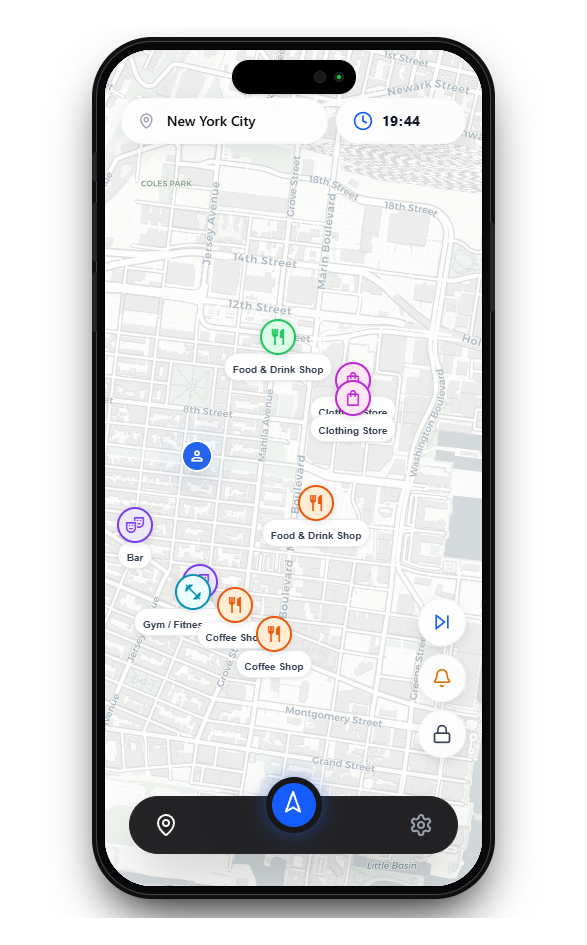
#> input picture docs/category_gossip_recommendation.png, 587 x 945 px
$ python crop_images.py
#> lines starting #> are read from the running program, lines starting #| are printed output that depends on the picture
import os
from PIL import Image, ImageChops

def get_content_bbox(img_path):
#> called with img_path = 'category_gossip_recommendation.png'
    img = Image.open(img_path).convert("RGB")
#> img is the input picture: PIL image 587x945 RGB; mean R, G, B 218.7, 219, 219.6
    bg = Image.new("RGB", img.size, (255, 255, 255))
#> bg: PIL image 587x945 RGB; every value is 255
    diff = ImageChops.difference(img, bg)
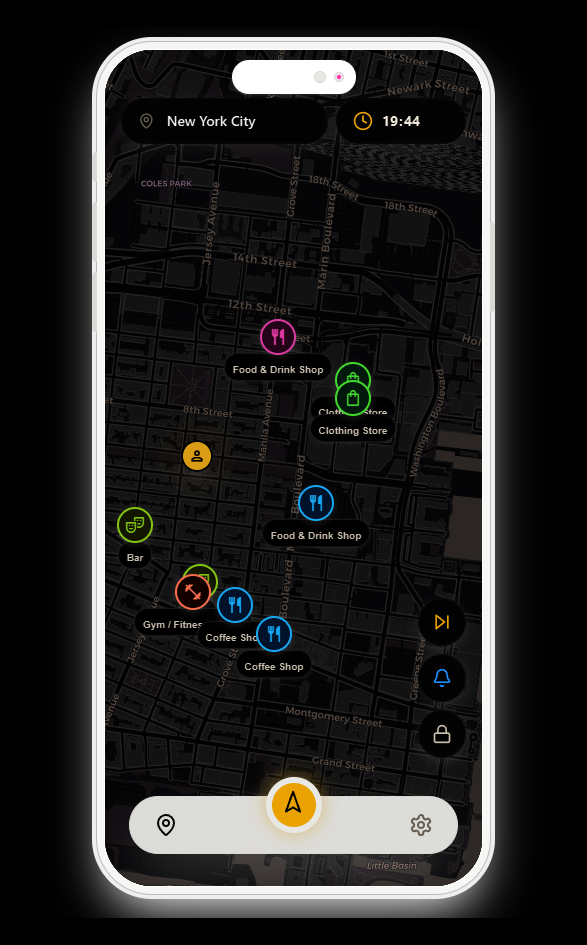
#> diff: PIL image 587x945 RGB; mean R, G, B 36.3, 36, 35.4
    return diff.getbbox(), img.size

def main():
    images = [
        "category_gossip_recommendation.png",
        "demo_mode_visible.png",
        "fedkg_recommendation.png",
        "lock_screen.png",
        "settings.png"
    ]

    valid_images = [img for img in images if os.path.exists(img)]
    if not valid_images:
        print("Keine Bilder gefunden.")
        return

    bboxes = {}
    max_w = 0
    max_h = 0

    for img_name in valid_images:
        bbox, size = get_content_bbox(img_name)
#> bbox = (40, 26, 547, 918); size = (587, 945)
        if bbox:
            l, u, r, d = bbox
#> l = 40; u = 26; r = 547; d = 918
            w = r - l
#> w = 507
            h = d - u
#> h = 892
            max_w = max(max_w, w)
#> max_w = 507
            max_h = max(max_h, h)
#> max_h = 892
            bboxes[img_name] = (bbox, size)
        else:
            print(f"{img_name}: Kein Inhalt.")
#> pass 2 of the loop in main, `for img_name in valid_images:`:
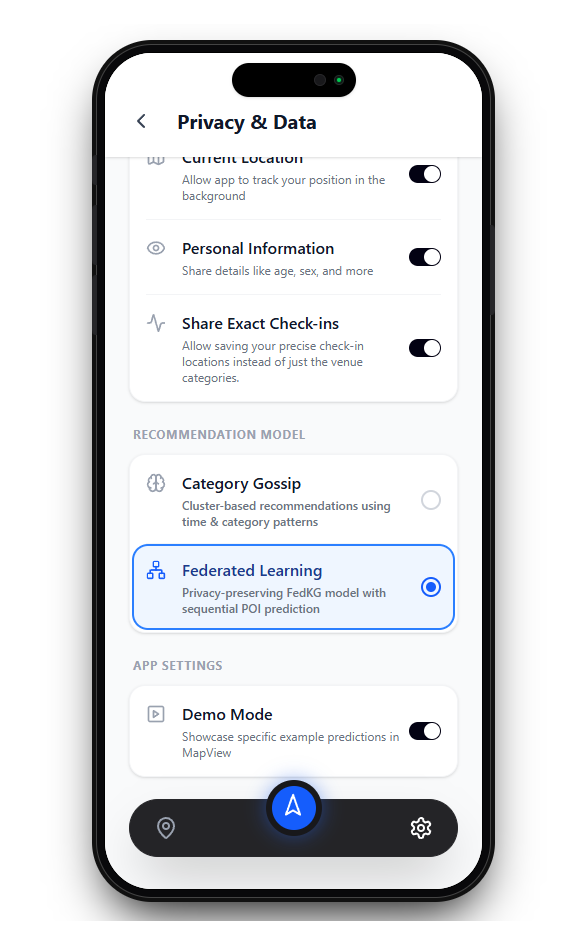
#> input picture docs/demo_mode_visible.png, 587 x 945 px
#> in get_content_bbox, img is the input picture: PIL image 587x945 RGB; mean R, G, B 221.4, 222.5, 224.5
#> in get_content_bbox (call 2), `diff = ImageChops.difference(img, bg)`:
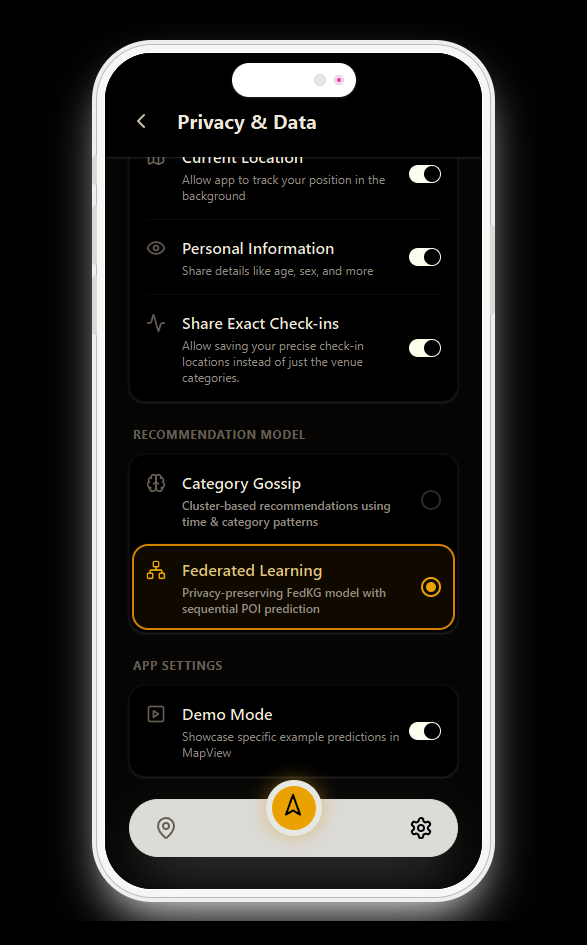
#> diff: PIL image 587x945 RGB; mean R, G, B 33.6, 32.5, 30.5
#> in main, `bbox, size = get_content_bbox(img_name)`: bbox = (40, 24, 547, 921)
#> in main, `l, u, r, d = bbox`: u = 24; d = 921
#> h = 897
#> pass 3 of the loop in main, `for img_name in valid_images:`:
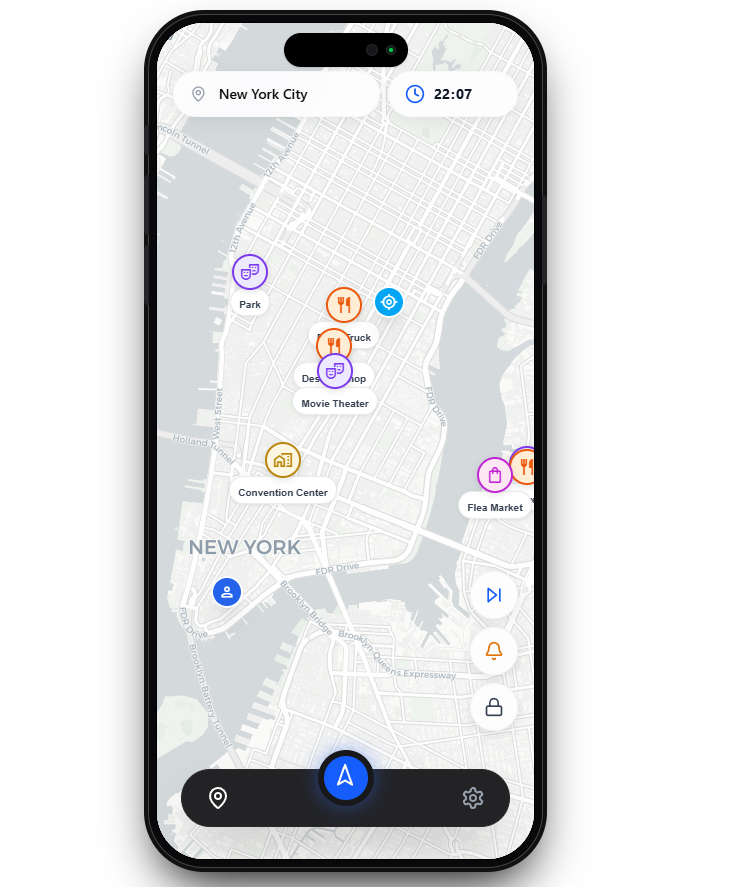
#> input picture docs/fedkg_recommendation.png, 732 x 887 px
#> img: PIL image 732x887 RGB
#> bg: PIL image 732x887 RGB; every value is 255
#> in get_content_bbox (call 3), `diff = ImageChops.difference(img, bg)`:
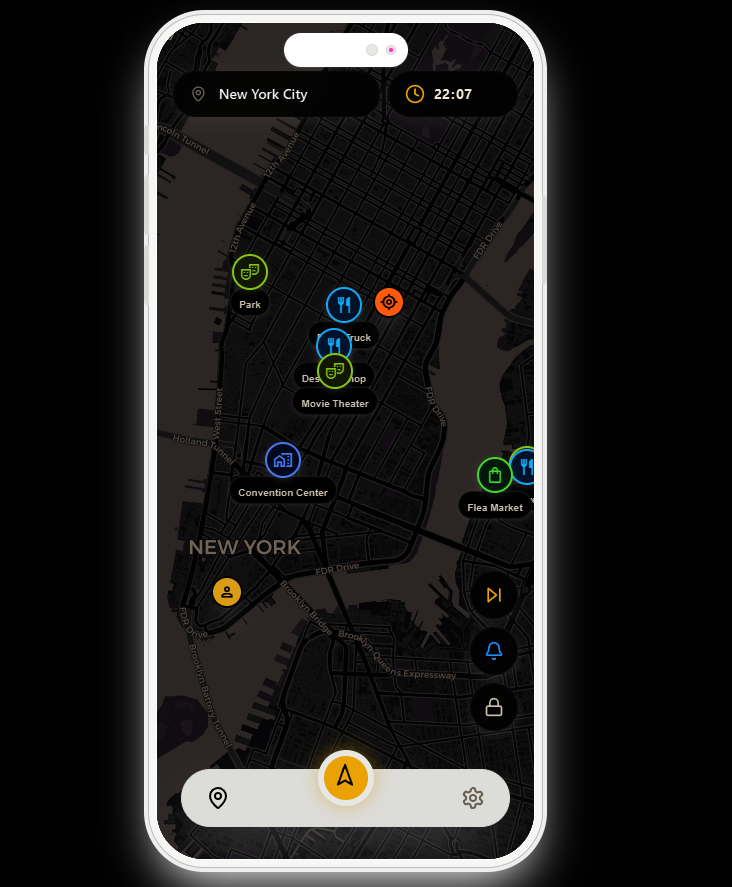
#> diff: PIL image 732x887 RGB; mean R, G, B 33.3, 32.6, 31.7
#> in main, `bbox, size = get_content_bbox(img_name)`: bbox = (92, 0, 599, 887); size = (732, 887)
#> in main, `l, u, r, d = bbox`: l = 92; u = 0; r = 599; d = 887
#> the loop made 5 passes; the first 3 are shown

    if not bboxes:
        return

    margin_x = 40
#> margin_x = 40
    margin_y = 20

    target_w = max_w + 2 * margin_x
#> target_w = 587
    target_h = max_h + 2 * margin_y
#> target_h = 945

    for img_name in valid_images:
        if img_name not in bboxes:
            continue

        bbox, original_size = bboxes[img_name]
#> bbox = (40, 26, 547, 918); original_size = (587, 945)
        l, u, r, d = bbox
#> l = 40; u = 26; r = 547; d = 918

        # Wenn ein Bild am Rand abgeschnitten war (z.B. fehlender Schatten rechts bei fedkg),
        # ist die Breite (r - l) kleiner als die maximale Breite max_w.
        # In diesem Fall orientieren wir uns an der intakten Seite (z.B. linker Rand),
        # damit das Handy exakt auf der gleichen Position liegt wie bei den anderen Bildern.
        dist_left = l
#> dist_left = 40
        dist_right = original_size[0] - r
#> dist_right = 40

        if (r - l) < max_w - 5:
            if dist_right < dist_left:
                # Rechts abgeschnitten -> Nutze linken Rand als Anker
                cx = l + max_w / 2.0
            else:
                # Links abgeschnitten -> Nutze rechten Rand als Anker
                cx = r - max_w / 2.0
        else:
            # Bild intakt -> normale Zentrierung
            cx = (l + r) / 2.0
#> cx = 293.5

        cy = (u + d) / 2.0
#> cy = 472

        crop_left = int(cx - target_w / 2.0)
#> crop_left = 0
        crop_upper = int(cy - target_h / 2.0)
#> crop_upper = 0
        crop_right = crop_left + target_w
#> crop_right = 587
        crop_lower = crop_upper + target_h
#> crop_lower = 945

        # WICHTIG: Konvertiere zu "RGB", damit transparente Pixel nicht schwarz werden!
        img = Image.open(img_name).convert("RGB")
        new_img = Image.new("RGB", (target_w, target_h), (255, 255, 255))

        src_left = max(0, crop_left)
#> src_left = 0
        src_upper = max(0, crop_upper)
#> src_upper = 0
        src_right = min(img.width, crop_right)
#> src_right = 587
        src_lower = min(img.height, crop_lower)
#> src_lower = 945

        dst_left = src_left - crop_left
#> dst_left = 0
        dst_upper = src_upper - crop_upper
#> dst_upper = 0

        if src_right > src_left and src_lower > src_upper:
            cropped_region = img.crop((src_left, src_upper, src_right, src_lower))
            new_img.paste(cropped_region, (dst_left, dst_upper))

        new_img.save(img_name)
        print(f"Perfekt zentriert und repariert: {img_name}")
#> pass 2 of the loop in main, `for img_name in valid_images:`:
#> in main, `bbox, original_size = bboxes[img_name]`: bbox = (40, 24, 547, 921)
#> in main, `l, u, r, d = bbox`: u = 24; d = 921
#> cy = 472.5
#> pass 3 of the loop in main, `for img_name in valid_images:`:
#> in main, `bbox, original_size = bboxes[img_name]`: bbox = (92, 0, 599, 887); original_size = (732, 887)
#> in main, `l, u, r, d = bbox`: l = 92; u = 0; r = 599; d = 887
#> dist_left = 92
#> dist_right = 133
#> cx = 345.5
#> cy = 443.5
#> crop_left = 52
#> crop_upper = -29
#> crop_right = 639
#> crop_lower = 916
#> src_left = 52
#> src_right = 639
#> src_lower = 887
#> dst_upper = 29
#> in main, `new_img.paste(cropped_region, (dst_left, dst_upper))`:
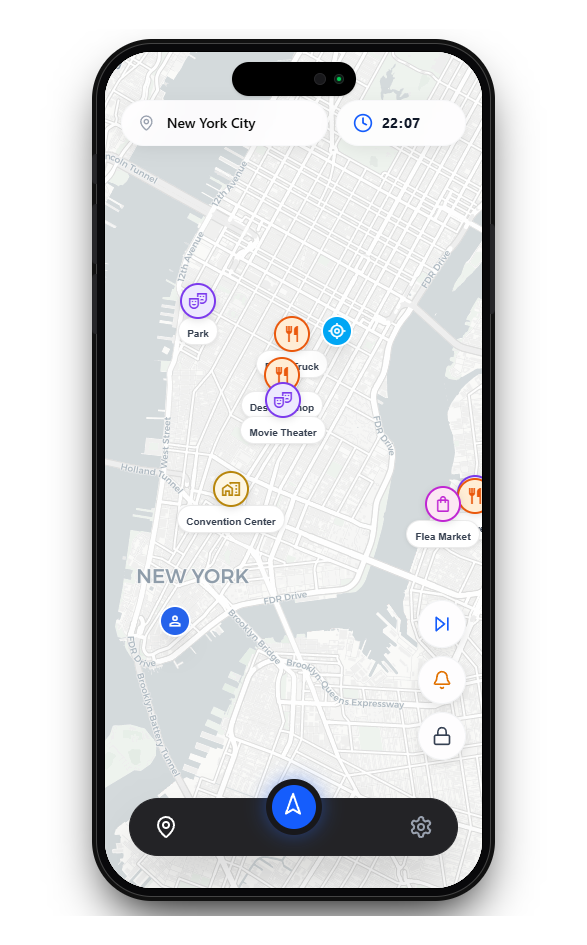
#> new_img: PIL image 587x945 RGB; mean R, G, B 216, 216.9, 217.9
#> the loop made 5 passes; the first 3 are shown

if __name__ == "__main__":
    main()
